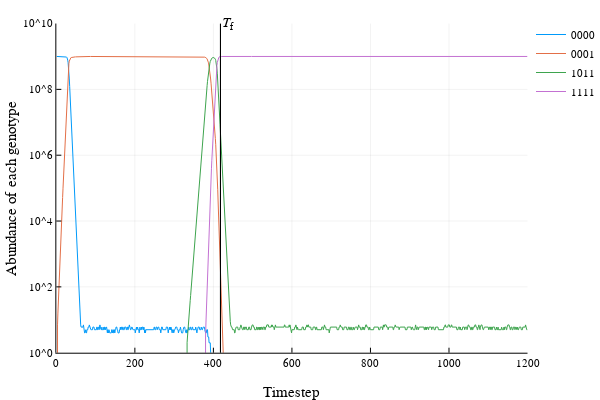

Notebook cell for this chart:
### Markdown cell above
SAM alone:

### Code cell
criticaltimes, trace, trajectory = run_simulation(barlow[:SAM], "0000")
plot_abundance(trace, criticaltimes, trajectory, vlines=1)

### Figure 1 — Plotly figure (JSON) as saved in the notebook; plotly's stock layout.template omitted (floating-point values rounded to 4 significant figures; data arrays with more than 128 entries replaced by an {"elided": "..."} marker saying what was removed)
{"data": [{"colorbar": {"title": ""}, "line": {"color": "rgba(0, 154, 250, 1.000)", "dash": "solid", "shape": "linear", "width": 1}, "mode": "lines", "name": "0000", "showlegend": true, "type": "scatter", "x": {"elided": "1200 int values"}, "xaxis": "x1", "y": {"elided": "1200 int values"}, "yaxis": "y1"}, {"colorbar": {"title": ""}, "line": {"color": "rgba(227, 111, 71, 1.000)", "dash": "solid", "shape": "linear", "width": 1}, "mode": "lines", "name": "0001", "showlegend": true, "type": "scatter", "x": {"elided": "1200 int values"}, "xaxis": "x1", "y": {"elided": "1200 int values"}, "yaxis": "y1"}, {"colorbar": {"title": ""}, "line": {"color": "rgba(62, 164, 78, 1.000)", "dash": "solid", "shape": "linear", "width": 1}, "mode": "lines", "name": "1011", "showlegend": true, "type": "scatter", "x": {"elided": "1200 int values"}, "xaxis": "x1", "y": {"elided": "1200 int values"}, "yaxis": "y1"}, {"colorbar": {"title": ""}, "line": {"color": "rgba(195, 113, 210, 1.000)", "dash": "solid", "shape": "linear", "width": 1}, "mode": "lines", "name": "1111", "showlegend": true, "type": "scatter", "x": {"elided": "1200 int values"}, "xaxis": "x1", "y": {"elided": "1200 int values"}, "yaxis": "y1"}, {"fill": "tozeroy", "fillcolor": "rgba(195, 113, 210, 1.000)", "line": {"color": "rgba(0, 0, 0, 1.000)", "dash": "solid", "width": 1}, "mode": "lines", "name": "Time to fixation", "showlegend": false, "type": "scatter", "x": [418, 418, 418], "xaxis": "x1", "y": [1, 10000000000, 1], "yaxis": "y1"}], "layout": {"annotations": [{"font": {"color": "rgba(0, 0, 0, 1.000)", "family": "sans-serif", "size": 14}, "rotation": 0, "showarrow": false, "text": "<i>T</i><sub>f</sub>", "x": 418, "xanchor": "left", "xref": "x1", "y": 10, "yanchor": "middle", "yref": "y1"}], "height": 400, "legend": {"bgcolor": "rgba(255, 255, 255, 1.000)", "bordercolor": "rgba(0, 0, 0, 1.000)", "font": {"color": "rgba(0, 0, 0, 1.000)", "family": "sans-serif", "size": 11}, "x": 1, "y": 1}, "margin": {"b": 20, "l": 0, "r": 0, "t": 20}, "paper_bgcolor": "rgba(255, 255, 255, 1.000)", "plot_bgcolor": "rgba(255, 255, 255, 1.000)", "showlegend": true, "width": 600, "xaxis1": {"anchor": "y1", "domain": [0.1061, 0.9934], "gridcolor": "rgba(0, 0, 0, 0.100)", "gridwidth": 0.5, "linecolor": "rgba(0, 0, 0, 1.000)", "mirror": false, "range": [0, 1200], "showgrid": true, "showline": true, "showticklabels": true, "tickangle": 0, "tickcolor": "rgb(0, 0, 0)", "tickfont": {"color": "rgba(0, 0, 0, 1.000)", "family": "sans-serif", "size": 11}, "tickmode": "array", "ticks": "inside", "ticktext": ["0", "200", "400", "600", "800", "1000", "1200"], "tickvals": [0, 200, 400, 600, 800, 1000, 1200], "title": "Timestep", "titlefont": {"color": "rgba(0, 0, 0, 1.000)", "family": "sans-serif", "size": 15}, "type": "-", "visible": true, "zeroline": false, "zerolinecolor": "rgba(0, 0, 0, 1.000)"}, "yaxis1": {"anchor": "x1", "domain": [0.07581, 0.9902], "gridcolor": "rgba(0, 0, 0, 0.100)", "gridwidth": 0.5, "linecolor": "rgba(0, 0, 0, 1.000)", "mirror": false, "range": [0, 10], "showgrid": true, "showline": true, "showticklabels": true, "tickangle": 0, "tickcolor": "rgb(0, 0, 0)", "tickfont": {"color": "rgba(0, 0, 0, 1.000)", "family": "sans-serif", "size": 11}, "tickmode": "array", "ticks": "inside", "ticktext": ["10^0", "10^2", "10^4", "10^6", "10^8", "10^10"], "tickvals": [1, 100, 10000, 1000000, 100000000, 10000000000], "title": "Abundance of each genotype", "titlefont": {"color": "rgba(0, 0, 0, 1.000)", "family": "sans-serif", "size": 15}, "type": "log", "visible": true, "zeroline": false, "zerolinecolor": "rgba(0, 0, 0, 1.000)"}}}
